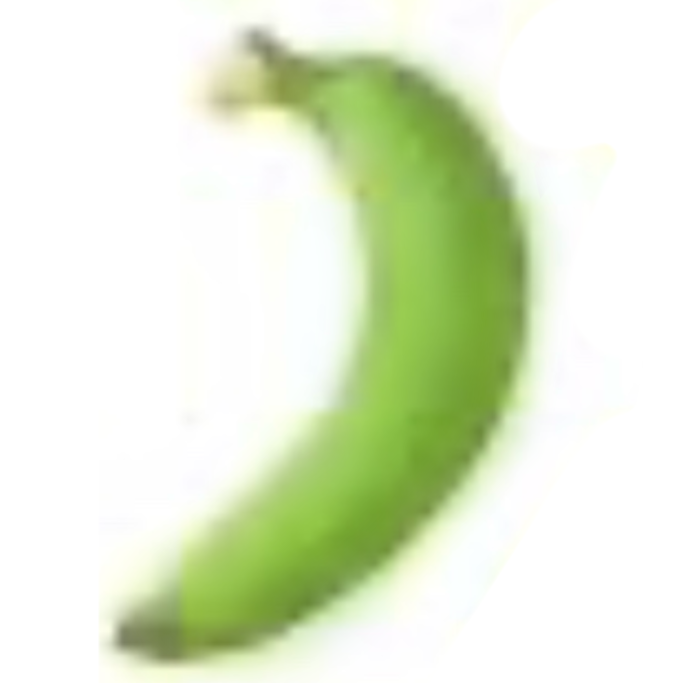
#> input picture 6.7/banana1.PNG, 2048 x 2048 px, found by its file name (shown at 1/3 size)
$ python banana_ripe_checker.py
#> lines starting #> are read from the running program, lines starting #| are printed output that depends on the picture

from PIL import Image
import time

#open the image files
file1 = Image.open("6.7/banana1.PNG")
#> file1 is the input picture: PIL image 2048x2048 RGBA; mean R, G, B, A 225.6, 235.9, 209.4, 255
file2 = Image.open("6.7/banana2.PNG")
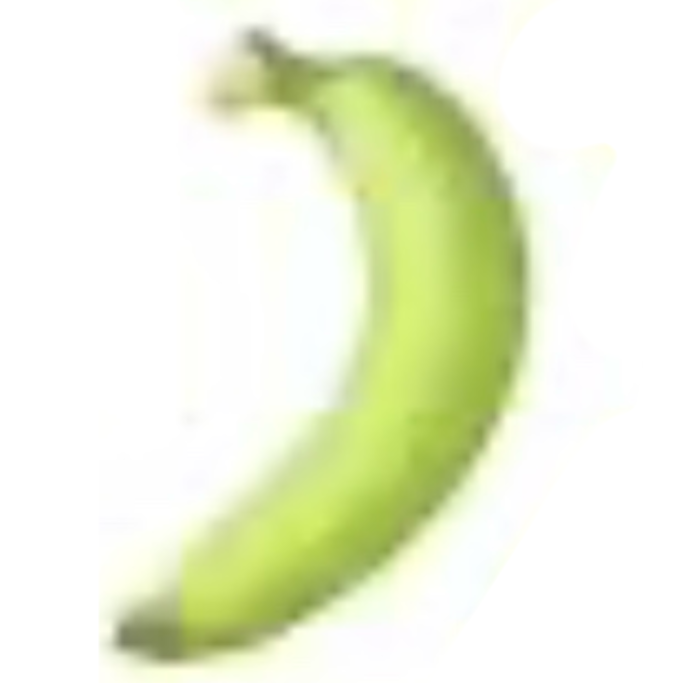
#> input picture 6.7/banana2.PNG, 2048 x 2048 px, found by its file name (shown at 1/3 size)
#> file2 is the input picture: PIL image 2048x2048 RGBA; mean R, G, B, A 236.8, 242.5, 216.7, 255
file3 = Image.open("6.7/banana3.PNG")
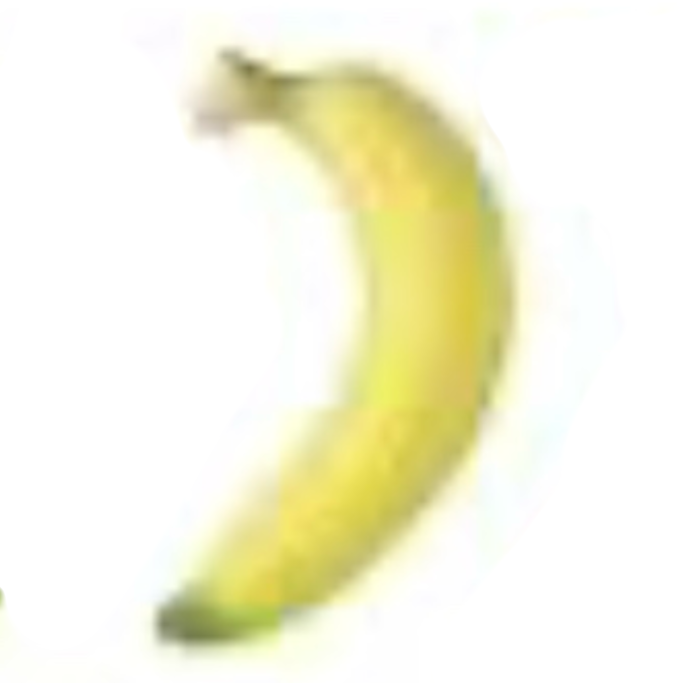
#> input picture 6.7/banana3.PNG, 2048 x 2048 px, found by its file name (shown at 1/3 size)
#> file3 is the input picture: PIL image 2048x2048 RGBA; mean R, G, B, A 246, 244.7, 221.7, 255
file4 = Image.open("6.7/banana4.PNG")
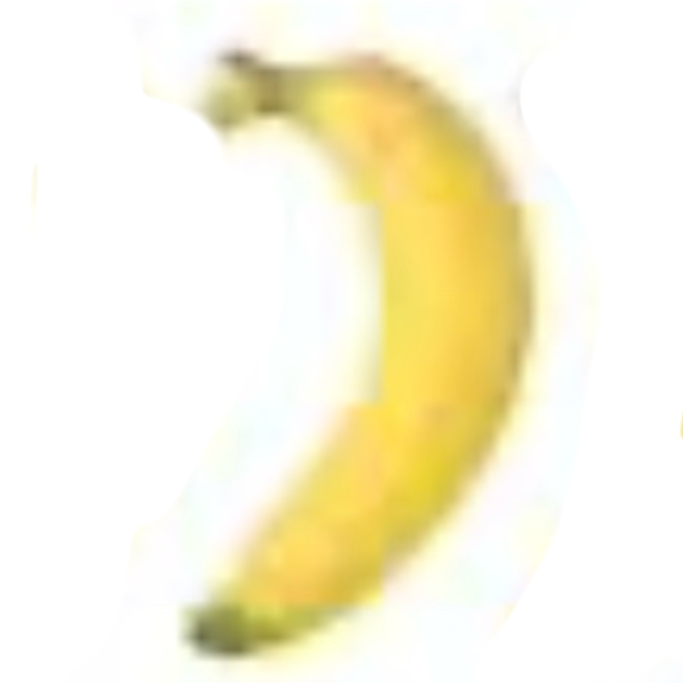
#> input picture 6.7/banana4.PNG, 2048 x 2048 px, found by its file name (shown at 1/3 size)
#> file4 is the input picture: PIL image 2048x2048 RGBA; mean R, G, B, A 248.6, 243.3, 217.6, 255
file5 = Image.open("6.7/banana5.PNG")
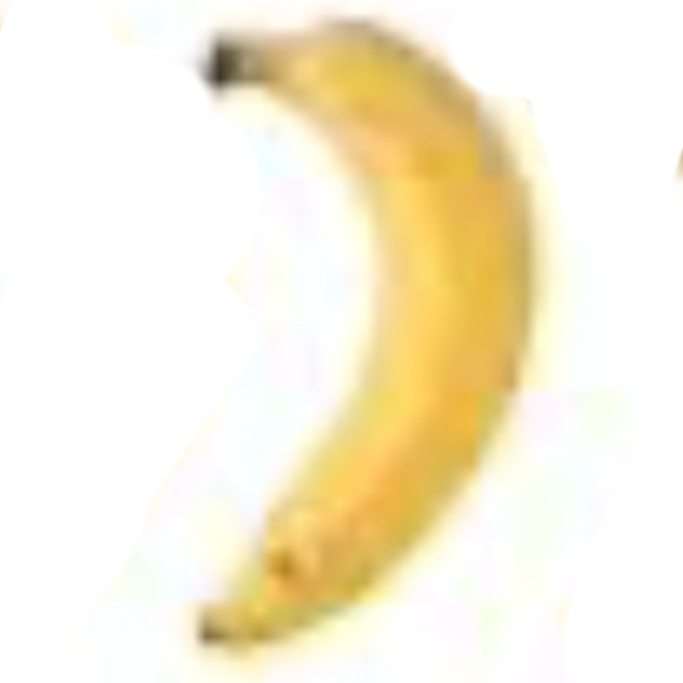
#> input picture 6.7/banana5.PNG, 2048 x 2048 px, found by its file name (shown at 1/3 size)
#> file5 is the input picture: PIL image 2048x2048 RGBA; mean R, G, B, A 248.1, 239.8, 216.5, 255
file6 = Image.open("6.7/banana6.PNG")
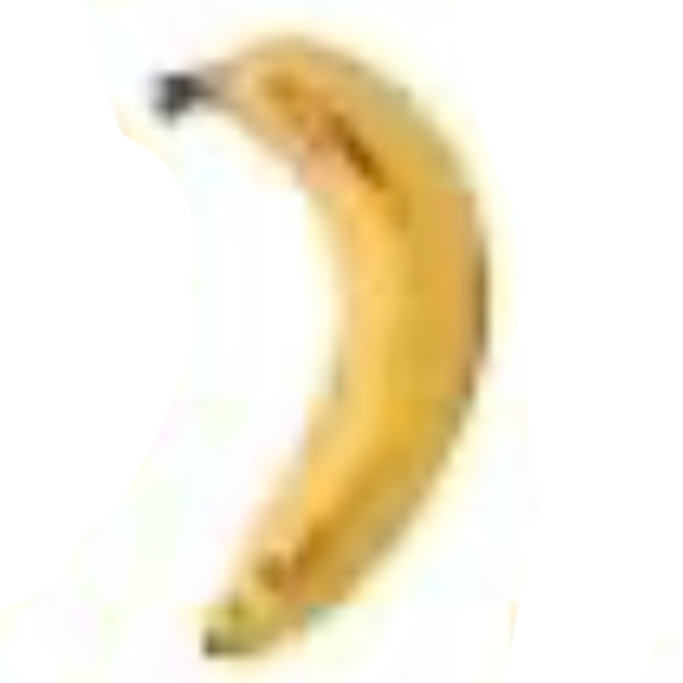
#> input picture 6.7/banana6.PNG, 2048 x 2048 px, found by its file name (shown at 1/3 size)
#> file6 is the input picture: PIL image 2048x2048 RGBA; mean R, G, B, A 245.7, 237.7, 217.8, 255
#> (the run stopped early here; a loop or call above may not have finished)
